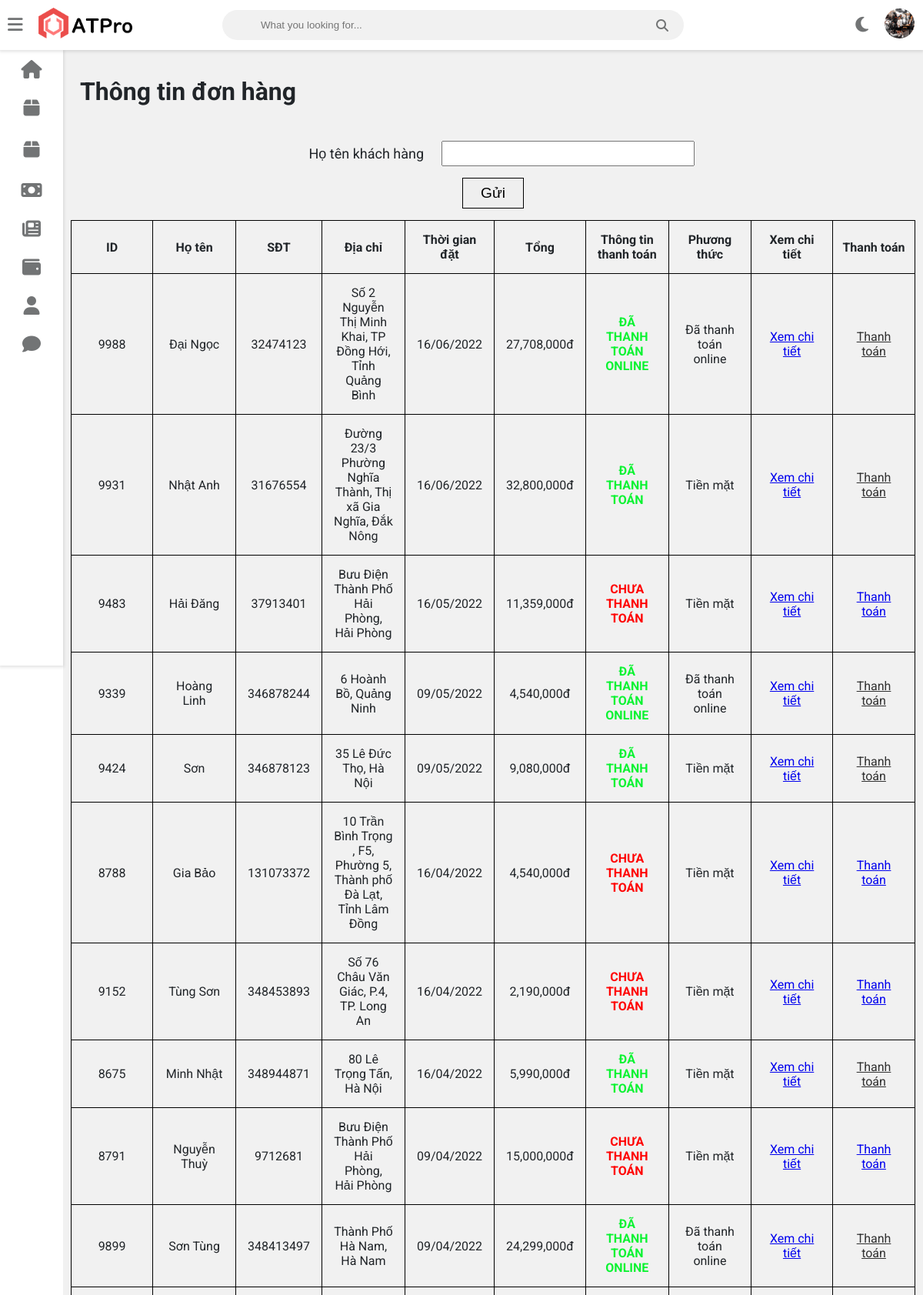
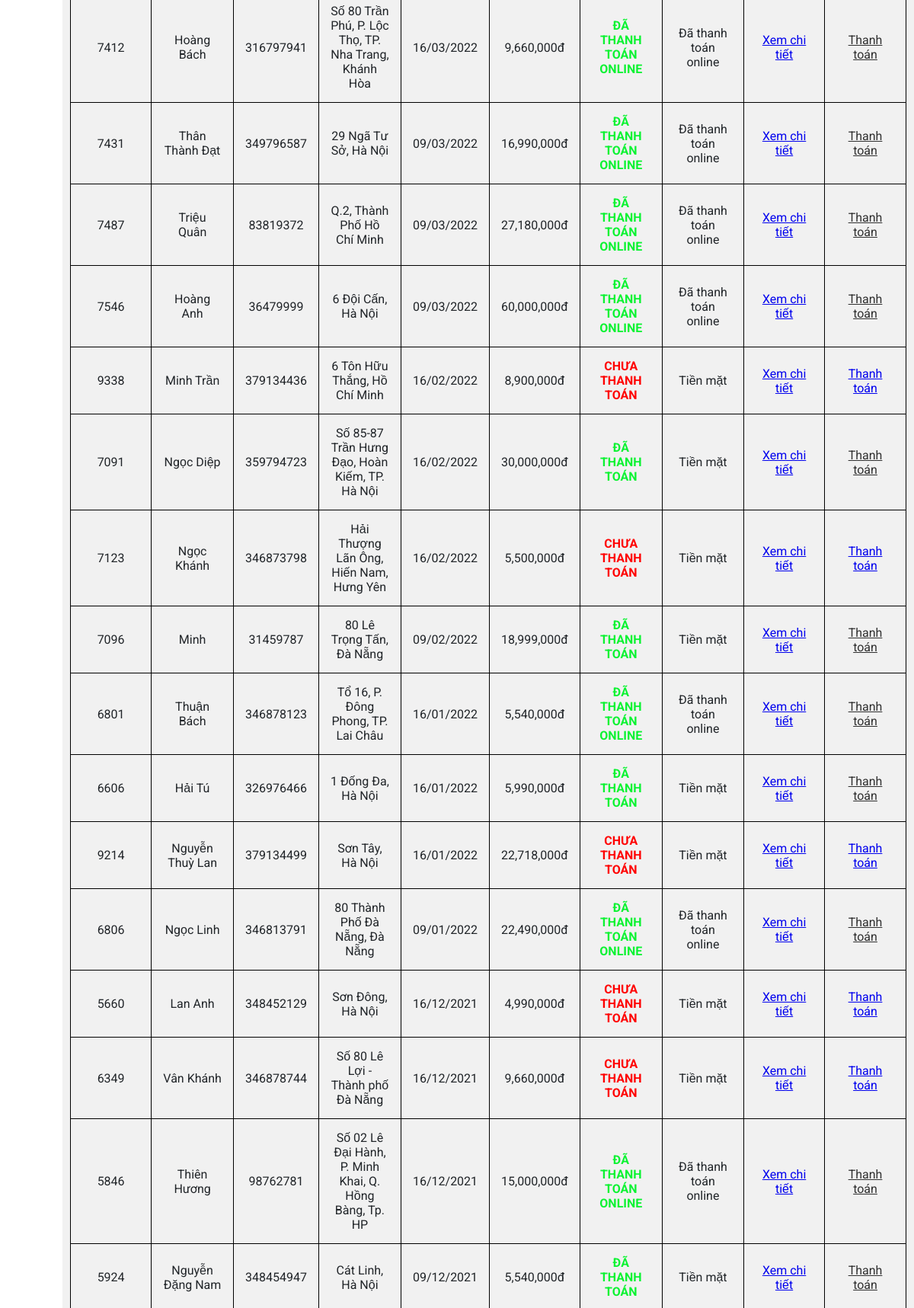
Screenshot of /admin/admin_donhang.php (signed in, upper part) with the database file from the repository (2 pictures, top to bottom).
### tables this page shows
CREATE TABLE `nhanvien` (
  `ID` int(11) NOT NULL,
  `hoten` varchar(233) NOT NULL,
  `sdt` int(15) NOT NULL,
  `diachi` varchar(233) NOT NULL,
  `email` varchar(233) NOT NULL,
  `anh` varchar(500) NOT NULL,
  `date` date NOT NULL,
  `sex` tinyint(1) NOT NULL,
  `chucvu` varchar(500) NOT NULL
);

CREATE TABLE `giohang` (
  `ID` int(11) NOT NULL,
  `hoten` varchar(233) NOT NULL,
  `sdt` int(15) NOT NULL,
  `diachi` varchar(233) NOT NULL,
  `thoigiandat` date NOT NULL,
  `tong` int(15) NOT NULL,
  `ID_nhanvien` int(11) DEFAULT NULL,
  `thanhtoan` varchar(233) NOT NULL,
  `phuongthuc` varchar(255) NOT NULL
);

### admin/admin_donhang.php (the view)
<?php include"./admin_header.php";?>
	<link rel="stylesheet" href="./CSS/admin_sanpham.css">
    <link rel="stylesheet" href="./CSS/admin_donhang.css">
    <div class="wrapper">
        <div class="mainRight_header">
		<h1 class="mainRight_tittle">Thông tin đơn hàng</h1>
		</div>
        <form class="mainRight_search" method="GET">
            <div class="mainRight_search_item">
            <p class="mainRight_search_text-short">Họ tên khách hàng</p>
            <input type="text" name="hoten">
            </div>
            <button class="mainRIght_search_btn" type="submit" name="search_hoten">Gửi</button>
        </form>
        <div class="mainRight_table">
            <table>
                <tr>
                    <th>ID</th>
                    <th>Họ tên</th>
                    <th>SĐT</th>
                    <th>Địa chỉ</th>
                    <th>Thời gian đặt</th>
                    <th>Tổng</th>
                    <th>Thông tin thanh toán</th>
                    <th>Phương thức</th>
                    <th>Xem chi tiết</th>
                    <th>Thanh toán</th>
                </tr>
				<?php
        if(isset($_GET["search_hoten"]))
        {
            $hoten=$_GET["hoten"];
            if($hoten!="")
            {
                $sql="select * from giohang where hoten='$hoten' ORDER BY thoigiandat DESC";
            }
            else{
                $sql="select * from giohang ORDER BY thoigiandat DESC";
                echo '<script> alert("Mời nhập thông tin họ tên"); </script>';
            }
        }
        else{
            $sql="select * from giohang ORDER BY thoigiandat DESC";
        }
		$query=mysqli_query($conn, $sql);
		while($row=mysqli_fetch_assoc($query))
		{
        ?>
                <tr>
                   <td><?php echo $row["ID"]?></td>
                   <td><?php echo $row["hoten"]?></td>
                   <td><?php echo $row["sdt"]?></td>
                   <td><?php echo $row["diachi"]?></td>
                   <td><?php $date = new DateTime($row["thoigiandat"]); echo $date->format('d/m/Y');?></td>
                   <td><?php echo number_format($row["tong"])?>đ</td>
                   <?php if($row["thanhtoan"]=="Đã thanh toán" || $row["thanhtoan"]=="Đã thanh toán online")
                   {
                   ?>
                   <td class="color-green text-uppercase text-fontweight"><?php echo $row["thanhtoan"]?></td>
                   <?php } else{?>
                    <td class="color-red text-uppercase text-fontweight"><?php echo $row["thanhtoan"]?></td>
                    <?php }?>
                    <td><?php echo $row["phuongthuc"]?></td>
                   <td><a href="./admin_chitietdonhang.php?ID=<?php echo $row["ID"]?>">Xem chi tiết</a></td>
                   <td><a href="./admin_btn_thanhtoan.php?ID_donhang=<?php echo $row["ID"];?>" class="<?php if($row["thanhtoan"]=="Đã thanh toán" || $row["thanhtoan"]=="Đã thanh toán online") {echo "forbid";}?>">Thanh toán</a></td>
                </tr>
			<?php }?>
            </table>
        </div>
    </div>
	<?php include"./admin_footer.php"?>

### admin/admin_header.php (shortened to what this page needs)
<?php
include "./connect/connect.php";
?>
<!DOCTYPE html>
<html>
<head>
	<link rel="stylesheet" href="https://cdnjs.cloudflare.com/ajax/libs/font-awesome/5.15.4/css/all.min.css">
	<link rel="stylesheet" type="text/css" href="https://cdnjs.cloudflare.com/ajax/libs/Chart.js/2.9.3/Chart.min.css">
	<link rel="stylesheet" type="text/css" href="https://cdnjs.cloudflare.com/ajax/libs/font-awesome/6.1.1/css/all.min.css">
	<link rel="stylesheet" type="text/css" href="style.css">
</head>
<body class="overlay-scrollbar">
	<div class="navbar">
		<ul class="navbar-nav">
			<li class="nav-item">
				<a class="nav-link">
					<i class="fas fa-bars" onclick="collapseSidebar()"></i>
				</a>
			</li>
			<li class="nav-item">
				<img src="assets/AT-pro-black.png" alt="ATPro logo" class="logo logo-light">
			</li>
		</ul>
		<form class="navbar-search">
			<input type="text" name="Search" class="navbar-search-input" placeholder="What you looking for...">
			<i class="fas fa-search"></i>
		</form>
		<ul class="navbar-nav nav-right">
			<li class="nav-item mode">
				<a class="nav-link" href="#" onclick="switchTheme()">
					<i class="fas fa-moon dark-icon"></i>
				</a>
			</li>
			<li class="nav-item avt-wrapper">
				<div class="avt dropdown">
				<?php
				if(isset($_SESSION["login_nhanvien"]))
				{
					$hoten_nhanvien=$_SESSION["login_nhanvien"];
					$sql_login="SELECT * FROM `nhanvien` WHERE hoten= '$hoten_nhanvien'";
					$query_nhanvien=mysqli_query($conn, $sql_login);
					$row_nhanvien=mysqli_fetch_assoc($query_nhanvien);
				}
				?>
					<img src="./avatar/<?php echo $row_nhanvien["anh"];?>" alt="User image" class="dropdown-toggle" data-toggle="user-menu">
				</div>
			</li>
		</ul>
	</div>
	<div class="sidebar">
		<ul class="sidebar-nav">
			<li class="sidebar-nav-item">
				<a href="./admin_home.php" class="sidebar-nav-link">
					<div>
						<i class="fa-solid fa-house"></i>
					</div>
				</a>
			</li>
			<li class="sidebar-nav-item">
				<a href="./admin_sanpham.php" class="sidebar-nav-link">
					<div>
						<i class="fa-solid fa-box"></i>
					</div>
				</a>
			</li>
			<li class="sidebar-nav-item">
				<a href="./admin_hang.php" class="sidebar-nav-link">
					<div>
						<i class="fa-solid fa-box"></i>
					</div>
				</a>
			</li>
			<li  class="sidebar-nav-item">
				<a href="./admin_donhang.php" class="sidebar-nav-link">
					<div>
						<i class="fa-solid fa-money-bill"></i>
					</div>
				</a>
			</li>
			<li  class="sidebar-nav-item">
				<a href="./admin_tintuc.php" class="sidebar-nav-link">
					<div>
					<i class="fa-solid fa-newspaper"></i>
					</div>
				</a>
			</li>
			<li  class="sidebar-nav-item">
				<a href="./admin_doanhthu.php" class="sidebar-nav-link">
					<div>
						<i class="fa-solid fa-wallet"></i>
					</div>
				</a>
			</li>
			<li  class="sidebar-nav-item">
				<a href="./admin_nhanvien.php" class="sidebar-nav-link">
					<div>
						<i class="fa-solid fa-user"></i>
					</div>
				</a>
			</li>
			<li  class="sidebar-nav-item">
				<a href="./admin_lienhe.php" class="sidebar-nav-link">
					<div>
						<i class="fa-solid fa-comment"></i>
					</div>
				</a>
			</li>
		</ul>
	</div>

### admin/style.css (style rules this page uses)
:root { --primary-color: #4834d4; --success-color: #6ab04c; --warning-color: #f0932b; --danger-color: #eb4d4b; --light-color: #212529; --light-second-color: #727475; --light-background: #ffffff; --light-second-background: #f1f1f1; --dark-color: #909090; --dark-second-color: #f5f6fa; --dark-background: #23242D; --dark-second-background: #181818; }
.light { --main-bg-color: var(--light-background); --second-bg-color: var(--light-second-background); --main-color: var(--light-color); --second-color: var(--light-second-color); }
* { box-sizing: border-box; }
body { font-family: 'Roboto', sans-serif; background: var(--main-bg-color); color: var(--main-color); margin: 0; }
.navbar { display: flex; flex-direction: row; background: var(--main-bg-color); color: var(--main-color); position: fixed; top: 0; right: 0; left: 0; z-index: 101; box-shadow: rgba(0,0,0,0.12) 0px 1px 4px 1px; }
.navbar-nav { list-style: none; display: flex; flex-direction: row; padding-left: 0; margin-bottom: 0; margin-top: 0; }
.nav-link { float: left; text-align: center; padding: 21px 10px; text-decoration: none; font-size: 17px; color: var(--second-color); position: relative; }
.navbar-nav i { font-size: 1.4rem; }
.nav-right { margin-left: auto; }
.navbar-search { position: relative; margin: auto; width: 50%; }
.navbar-search input { background: var(--second-bg-color); border: none; padding: 12px 50px 12px 50px; width: 100%; outline: none; color: var(--main-color); border-radius: 20px; }
.navbar-search i { position: absolute; top: 50%; right: 20px; transform: translateY(-50%); color: var(--second-color); cursor: pointer; }
.logo { height: 60px; padding: 10px; }
.avt img { width: 39px; height: 39px; border-radius: 50%; }
.avt { padding: 11px }
.dropdown { position: relative; }
.wrapper { padding: 10px; margin-left: 82px; padding-top: 75px; background: var(--second-bg-color); transition: margin-left .5s; }
.sidebar { width: 82px; height: 100vh; position: fixed; margin-top: 65px; background: var(--main-bg-color); box-shadow: rgba(0,0,0,0.12) 0px 1px 4px 1px; overflow: hidden; z-index: 100; transition: width .5s; }
.sidebar-nav { list-style: none; padding: 0; margin: 0; display: flex; flex-direction: column; align-items: center; height: 100vh; }
.sidebar-nav-item { width: 100%; }
.sidebar-nav-link { display: flex; align-items: center; color: var(--main-color); text-decoration: none; }
.sidebar-nav-link i { font-size: 1.5rem; color: var(--second-color); position: absolute; left: 50%; top: 50%; transform: translate(-50%, -50%); }
.sidebar-nav-link div { min-width: 82px; height: 50px; position: relative; }
table { border-collapse: collapse; width: 100%; }
table td { border-top: 1px solid var(--second-bg-color); padding: 15px; }
table th { border-top: 1px solid var(--second-bg-color); border-bottom: 1px solid var(--second-bg-color); padding: 15px 12px; text-align: left; }

### admin/CSS/admin_sanpham.css (style rules this page uses)
* { padding: 0; margin: 0; }
th { width: 7%; text-align: center !important; margin-bottom: 10px; border: 1px solid black !important; }
td { width: 7%; border: 1px solid black !important; text-align: center; }
.mainRight_tittle { text-align: center; margin-bottom: 20px; margin-top: 15px; }
.mainRight_header { width: 100%; display: flex; justify-content: space-between; align-items: center; padding: 10px 12px; }
.mainRight_search { width: 100%; }
.mainRight_search_item { width: 100%; display: flex; justify-content: center; align-items: center; margin: 12px auto; }
.mainRight_search_item p { text-align: center; font-size: 18px; margin: 0px 15px; width: 15%; }
.mainRight_search_item input { width: 30%; padding: 4px 0px; outline: none; }
.mainRight_search { width: 100%; display: flex; justify-content: center; align-items: center; flex-direction: column; margin: 0px 0px 15px 0px; }
.mainRight_search_item { width: 100%; display: flex; justify-content: center; align-items: center; margin: 15px 0px; }
.mainRight_search_text-short { font-size: 1.2rem; margin-right: 7px; }
.mainRight_search input { width: 30%; padding: 7px 2px; }
.mainRIght_search_btn { width: 80px; height: 40px; border: 1px solid black; font-size: 1.2rem; }
.color-red { color: red; }
.color-green { color: rgb(11, 243, 50); }
.text-fontweight { font-weight: 700; }
.text-uppercase { text-transform: uppercase; }

### admin/CSS/admin_donhang.css (style rules this page uses)
th { width: 10%; }
td { width: 10%; }
.forbid { pointer-events: none; opacity: 0.8; color: black; }

### rows the page displays
nhanvien: anh (picture)
giohang: ID "9988", hoten "Đại Ngọc", sdt "32474123", diachi "Số 2 Nguyễn Thị Minh Khai, TP Đồng Hới, Tỉnh Quảng Bình", thoigiandat "16/06/2022", tong "27,708,000", thanhtoan "ĐÃ THANH TOÁN ONLINE", phuongthuc "Đã thanh toán online"
giohang: ID "9931", hoten "Nhật Anh", sdt "31676554", diachi "Đường 23/3 Phường Nghĩa Thành, Thị xã Gia Nghĩa, Đắk Nông", thoigiandat "16/06/2022", tong "32,800,000", thanhtoan "ĐÃ THANH TOÁN", phuongthuc "Tiền mặt"
giohang: ID "9483", hoten "Hải Đăng", sdt "37913401", diachi "Bưu Điện Thành Phố Hải Phòng, Hải Phòng", thoigiandat "16/05/2022", tong "11,359,000", thanhtoan "CHƯA THANH TOÁN", phuongthuc "Tiền mặt"
giohang: ID "9339", hoten "Hoàng Linh", sdt "346878244", diachi "6 Hoành Bồ, Quảng Ninh", thoigiandat "09/05/2022", tong "4,540,000", thanhtoan "ĐÃ THANH TOÁN ONLINE", phuongthuc "Đã thanh toán online"
giohang: ID "9424", hoten "Sơn", sdt "346878123", diachi "35 Lê Đức Thọ, Hà Nội", thoigiandat "09/05/2022", tong "9,080,000", thanhtoan "ĐÃ THANH TOÁN", phuongthuc "Tiền mặt"
giohang: ID "8788", hoten "Gia Bảo", sdt "131073372", diachi "10 Trần Bình Trọng , F5, Phường 5, Thành phố Đà Lạt, Tỉnh Lâm Đồng", thoigiandat "16/04/2022", tong "4,540,000", thanhtoan "CHƯA THANH TOÁN", phuongthuc "Tiền mặt"
giohang: ID "9152", hoten "Tùng Sơn", sdt "348453893", diachi "Số 76 Châu Văn Giác, P.4, TP. Long An", thoigiandat "16/04/2022", tong "2,190,000", thanhtoan "CHƯA THANH TOÁN", phuongthuc "Tiền mặt"
giohang: ID "8675", hoten "Minh Nhật", sdt "348944871", diachi "80 Lê Trọng Tấn, Hà Nội", thoigiandat "16/04/2022", tong "5,990,000", thanhtoan "ĐÃ THANH TOÁN", phuongthuc "Tiền mặt"
giohang: ID "8791", hoten "Nguyễn Thuỳ", sdt "9712681", diachi "Bưu Điện Thành Phố Hải Phòng, Hải Phòng", thoigiandat "09/04/2022", tong "15,000,000", thanhtoan "CHƯA THANH TOÁN", phuongthuc "Tiền mặt"
giohang: ID "9899", hoten "Sơn Tùng", sdt "348413497", diachi "Thành Phố Hà Nam, Hà Nam", thoigiandat "09/04/2022", tong "24,299,000", thanhtoan "ĐÃ THANH TOÁN ONLINE", phuongthuc "Đã thanh toán online"
giohang: ID "7412", hoten "Hoàng Bách", sdt "316797941", diachi "Số 80 Trần Phú, P. Lộc Thọ, TP. Nha Trang, Khánh Hòa", thoigiandat "16/03/2022", tong "9,660,000", thanhtoan "ĐÃ THANH TOÁN ONLINE", phuongthuc "Đã thanh toán online"
giohang: ID "7431", hoten "Thân Thành Đạt", sdt "349796587", diachi "29 Ngã Tư Sở, Hà Nội", thoigiandat "09/03/2022", tong "16,990,000", thanhtoan "ĐÃ THANH TOÁN ONLINE", phuongthuc "Đã thanh toán online"
giohang: ID "7487", hoten "Triệu Quân", sdt "83819372", diachi "Q.2, Thành Phố Hồ Chí Minh", thoigiandat "09/03/2022", tong "27,180,000", thanhtoan "ĐÃ THANH TOÁN ONLINE", phuongthuc "Đã thanh toán online"
giohang: ID "7546", hoten "Hoàng Anh", sdt "36479999", diachi "6 Đội Cấn, Hà Nội", thoigiandat "09/03/2022", tong "60,000,000", thanhtoan "ĐÃ THANH TOÁN ONLINE", phuongthuc "Đã thanh toán online"
giohang: ID "9338", hoten "Minh Trần", sdt "379134436", diachi "6 Tôn Hữu Thắng, Hồ Chí Minh", thoigiandat "16/02/2022", tong "8,900,000", thanhtoan "CHƯA THANH TOÁN", phuongthuc "Tiền mặt"
giohang: ID "7091", hoten "Ngọc Diệp", sdt "359794723", diachi "Số 85-87 Trần Hưng Đạo, Hoàn Kiếm, TP. Hà Nội", thoigiandat "16/02/2022", tong "30,000,000", thanhtoan "ĐÃ THANH TOÁN", phuongthuc "Tiền mặt"
giohang: ID "7123", hoten "Ngọc Khánh", sdt "346873798", diachi "Hải Thượng Lãn Ông, Hiến Nam, Hưng Yên", thoigiandat "16/02/2022", tong "5,500,000", thanhtoan "CHƯA THANH TOÁN", phuongthuc "Tiền mặt"
giohang: ID "7096", hoten "Minh", sdt "31459787", diachi "80 Lê Trọng Tấn, Đà Nẵng", thoigiandat "09/02/2022", tong "18,999,000", thanhtoan "ĐÃ THANH TOÁN", phuongthuc "Tiền mặt"
giohang: ID "6801", hoten "Thuận Bách", sdt "346878123", diachi "Tổ 16, P. Đông Phong, TP. Lai Châu", thoigiandat "16/01/2022", tong "5,540,000", thanhtoan "ĐÃ THANH TOÁN ONLINE", phuongthuc "Đã thanh toán online"
giohang: ID "6606", hoten "Hải Tú", sdt "326976466", diachi "1 Đống Đa, Hà Nội", thoigiandat "16/01/2022", tong "5,990,000", thanhtoan "ĐÃ THANH TOÁN", phuongthuc "Tiền mặt"
giohang: ID "9214", hoten "Nguyễn Thuỳ Lan", sdt "379134499", diachi "Sơn Tây, Hà Nội", thoigiandat "16/01/2022", tong "22,718,000", thanhtoan "CHƯA THANH TOÁN", phuongthuc "Tiền mặt"
giohang: ID "6806", hoten "Ngọc Linh", sdt "346813791", diachi "80 Thành Phố Đà Nẵng, Đà Nẵng", thoigiandat "09/01/2022", tong "22,490,000", thanhtoan "ĐÃ THANH TOÁN ONLINE", phuongthuc "Đã thanh toán online"
giohang: ID "5660", hoten "Lan Anh", sdt "348452129", diachi "Sơn Đông, Hà Nội", thoigiandat "16/12/2021", tong "4,990,000", thanhtoan "CHƯA THANH TOÁN", phuongthuc "Tiền mặt"
giohang: ID "6349", hoten "Vân Khánh", sdt "346878744", diachi "Số 80 Lê Lợi - Thành phố Đà Nẵng", thoigiandat "16/12/2021", tong "9,660,000", thanhtoan "CHƯA THANH TOÁN", phuongthuc "Tiền mặt"
giohang: ID "5846", hoten "Thiên Hương", sdt "98762781", diachi "Số 02 Lê Đại Hành, P. Minh Khai, Q. Hồng Bàng, Tp. HP", thoigiandat "16/12/2021", tong "15,000,000", thanhtoan "ĐÃ THANH TOÁN ONLINE", phuongthuc "Đã thanh toán online"
giohang: ID "5924", hoten "Nguyễn Đặng Nam", sdt "348454947", diachi "Cát Linh, Hà Nội", thoigiandat "09/12/2021", tong "5,540,000", thanhtoan "ĐÃ THANH TOÁN", phuongthuc "Tiền mặt"
